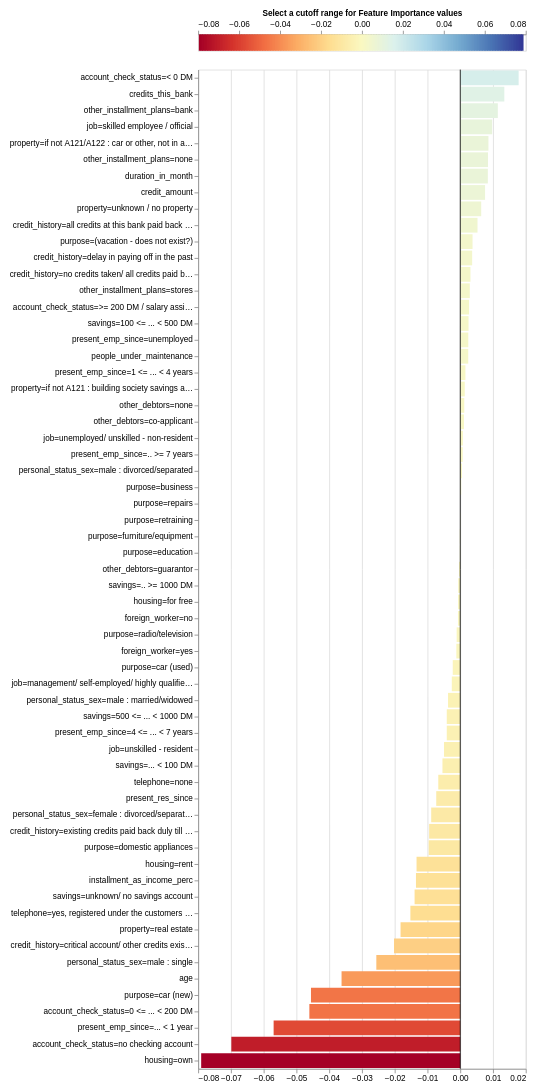

The notebook cell this image was saved under:
### Code cell
exp.plot_features_importance()

### Figure 1 — Vega-Lite specification as saved in the notebook (floating-point values rounded to 4 significant figures; data arrays with more than 128 entries replaced by an {"elided": "..."} marker saying what was removed)
{"config": {"view": {"continuousWidth": 400, "continuousHeight": 300}, "axis": {"labelFontSize": 10, "labelLimit": 225.0}}, "vconcat": [{"layer": [{"data": {"name": "data-01d941749b467e87ad6fdc4b91f709b3"}, "mark": {"type": "rule", "strokeWidth": 3}, "encoding": {"color": {"field": "xValue", "legend": null, "scale": {"domain": [-0.07909, 0.07909], "domainMid": 0, "scheme": "redyellowblue"}, "type": "quantitative"}, "x": {"axis": {"orient": "top", "titleFontSize": 10}, "field": "xValue", "title": "Select a cutoff range for Feature Importance values ", "type": "quantitative"}}}, {"data": {"name": "data-c7bc3ae69e1253e8223f70a11d04b99d"}, "mark": {"type": "rect", "color": "black", "height": 20, "opacity": 0.4, "tooltip": true}, "encoding": {"x": {"field": "x_min", "type": "quantitative"}, "x2": {"field": "x_max"}, "y": {"axis": null, "field": "y", "type": "quantitative"}}, "selection": {"Cutter": {"type": "single", "fields": ["cutoff"], "bind": {"input": "range", "max": 0.07909, "min": 0, "name": "Importance cutoff value (±) ", "step": 0.001582}, "init": {"cutoff": 0.0}}}, "transform": [{"calculate": "(-Cutter.cutoff)", "as": "x_min"}, {"calculate": "Cutter.cutoff", "as": "x_max"}]}], "height": 20}, {"layer": [{"data": {"name": "data-4bc1d2388cbf24a98ce03af11321d948"}, "mark": "bar", "encoding": {"color": {"field": "value", "legend": null, "scale": {"domain": [-0.07909, 0.07909], "domainMid": 0, "scheme": "blueorange"}, "type": "quantitative"}, "tooltip": [{"field": "name", "title": "Feature", "type": "nominal"}, {"field": "value", "title": "Importance", "type": "quantitative"}], "x": {"field": "value", "title": null, "type": "quantitative"}, "y": {"field": "name", "sort": {"field": "value", "op": "mean", "order": "descending"}, "title": null, "type": "nominal"}}, "selection": {"Cutter": {"type": "single", "fields": ["cutoff"], "bind": {"input": "range", "max": 0.07909, "min": 0, "name": "Importance cutoff value (±) ", "step": 0.001582}, "init": {"cutoff": 0.0}}}, "transform": [{"filter": "((datum.value > Cutter.cutoff) || (datum.value < (-Cutter.cutoff)))"}]}, {"data": {"name": "data-9c00aa9dc2b1c1a0b4bf9b34ead12925"}, "mark": "rule", "encoding": {"x": {"field": "x", "type": "quantitative"}}}]}], "padding": 10, "$schema": "https://vega.github.io/schema/vega-lite/v4.17.0.json", "datasets": {"data-01d941749b467e87ad6fdc4b91f709b3": {"elided": "200 records"}, "data-c7bc3ae69e1253e8223f70a11d04b99d": [{"y": 0, "x": -0.5, "x2": 0.5}], "data-4bc1d2388cbf24a98ce03af11321d948": [{"name": "duration_in_month", "value": 0.00841}, {"name": "credit_amount", "value": 0.007574}, {"name": "installment_as_income_perc", "value": -0.01353}, {"name": "present_res_since", "value": -0.007337}, {"name": "age", "value": -0.03624}, {"name": "credits_this_bank", "value": 0.01345}, {"name": "people_under_maintenance", "value": 0.002431}, {"name": "account_check_status=0 <= ... < 200 DM", "value": -0.04607}, {"name": "account_check_status=< 0 DM", "value": 0.01782}, {"name": "account_check_status=>= 200 DM / salary assignments for at least 1 year", "value": 0.002685}, {"name": "account_check_status=no checking account", "value": -0.06989}, {"name": "credit_history=all credits at this bank paid back duly", "value": 0.00526}, {"name": "credit_history=critical account/ other credits existing (not at this bank)", "value": -0.02022}, {"name": "credit_history=delay in paying off in the past", "value": 0.003625}, {"name": "credit_history=existing credits paid back duly till now", "value": -0.009504}, {"name": "credit_history=no credits taken/ all credits paid back duly", "value": 0.003107}, {"name": "purpose=(vacation - does not exist?)", "value": 0.003745}, {"name": "purpose=business", "value": 0.0002758}, {"name": "purpose=car (new)", "value": -0.04557}, {"name": "purpose=car (used)", "value": -0.002299}, {"name": "purpose=domestic appliances", "value": -0.009645}, {"name": "purpose=education", "value": -0.0001435}, {"name": "purpose=furniture/equipment", "value": -0.0001425}, {"name": "purpose=radio/television", "value": -0.001108}, {"name": "purpose=repairs", "value": -9.647e-06}, {"name": "purpose=retraining", "value": -8.442e-05}, {"name": "savings=.. >= 1000 DM ", "value": -0.0006318}, {"name": "savings=... < 100 DM", "value": -0.005441}, {"name": "savings=100 <= ... < 500 DM", "value": 0.002525}, {"name": "savings=500 <= ... < 1000 DM ", "value": -0.004126}, {"name": "savings=unknown/ no savings account", "value": -0.01395}, {"name": "present_emp_since=.. >= 7 years", "value": 0.0007284}, {"name": "present_emp_since=... < 1 year ", "value": -0.05698}, {"name": "present_emp_since=1 <= ... < 4 years", "value": 0.001575}, {"name": "present_emp_since=4 <= ... < 7 years", "value": -0.004129}, {"name": "present_emp_since=unemployed", "value": 0.002449}, {"name": "personal_status_sex=female : divorced/separated/married", "value": -0.008873}, {"name": "personal_status_sex=male : divorced/separated", "value": 0.0005105}, {"name": "personal_status_sex=male : married/widowed", "value": -0.003737}, {"name": "personal_status_sex=male : single", "value": -0.02563}, {"name": "other_debtors=co-applicant", "value": 0.001114}, {"name": "other_debtors=guarantor", "value": -0.0003828}, {"name": "other_debtors=none", "value": 0.00122}, {"name": "property=if not A121 : building society savings agreement/ life insurance", "value": 0.001374}, {"name": "property=if not A121/A122 : car or other, not in attribute 6", "value": 0.008594}, {"name": "property=real estate", "value": -0.01823}, {"name": "property=unknown / no property", "value": 0.006387}, {"name": "other_installment_plans=bank", "value": 0.01146}, {"name": "other_installment_plans=none", "value": 0.008458}, {"name": "other_installment_plans=stores", "value": 0.002912}, {"name": "housing=for free", "value": -0.0006801}, {"name": "housing=own", "value": -0.07909}, {"name": "housing=rent", "value": -0.01335}, {"name": "job=management/ self-employed/ highly qualified employee/ officer", "value": -0.002594}, {"name": "job=skilled employee / official", "value": 0.009737}, {"name": "job=unemployed/ unskilled - non-resident", "value": 0.0007863}, {"name": "job=unskilled - resident", "value": -0.004963}, {"name": "telephone=none", "value": -0.006715}, {"name": "telephone=yes, registered under the customers name ", "value": -0.01523}, {"name": "foreign_worker=no", "value": -0.0007118}, {"name": "foreign_worker=yes", "value": -0.0012}], "data-9c00aa9dc2b1c1a0b4bf9b34ead12925": [{"x": 0}]}}
